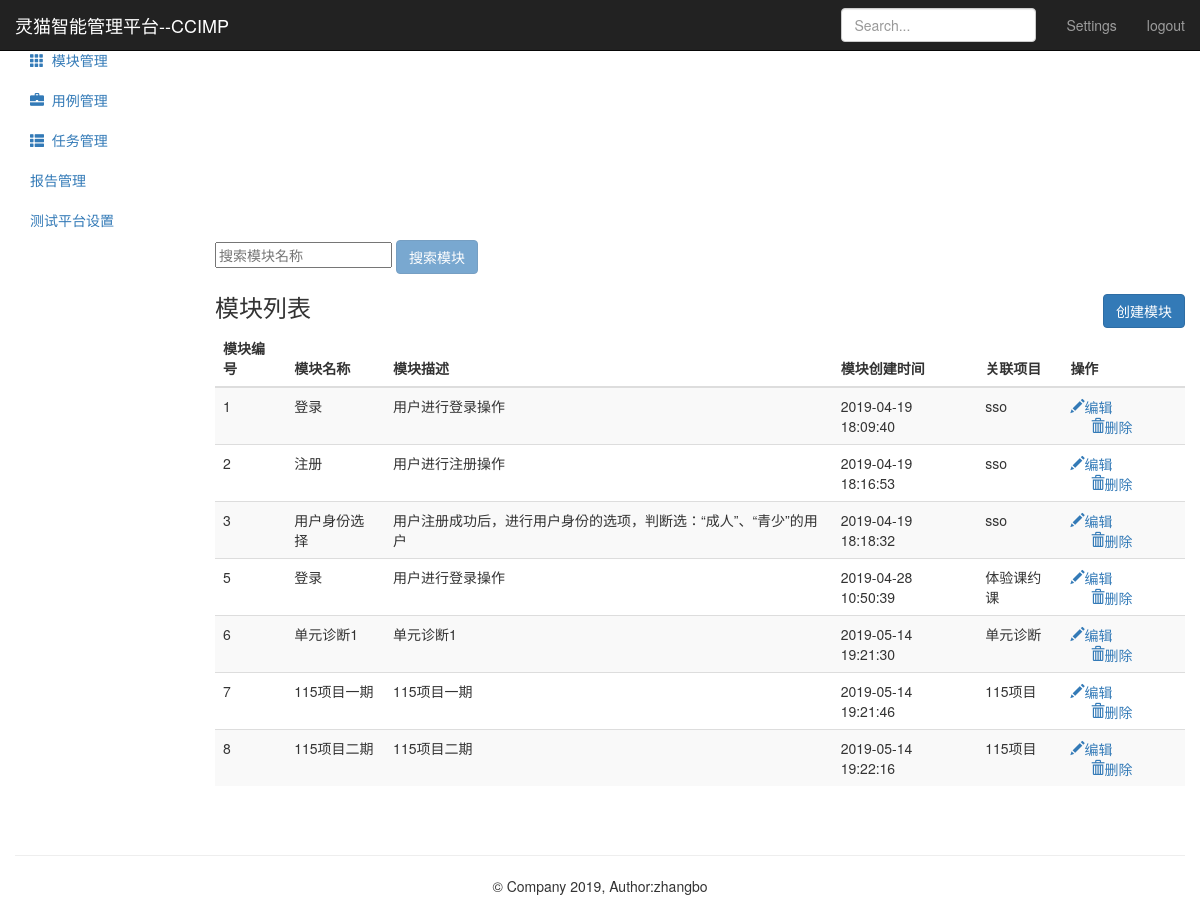
The app's page /module/ (signed in), older data.
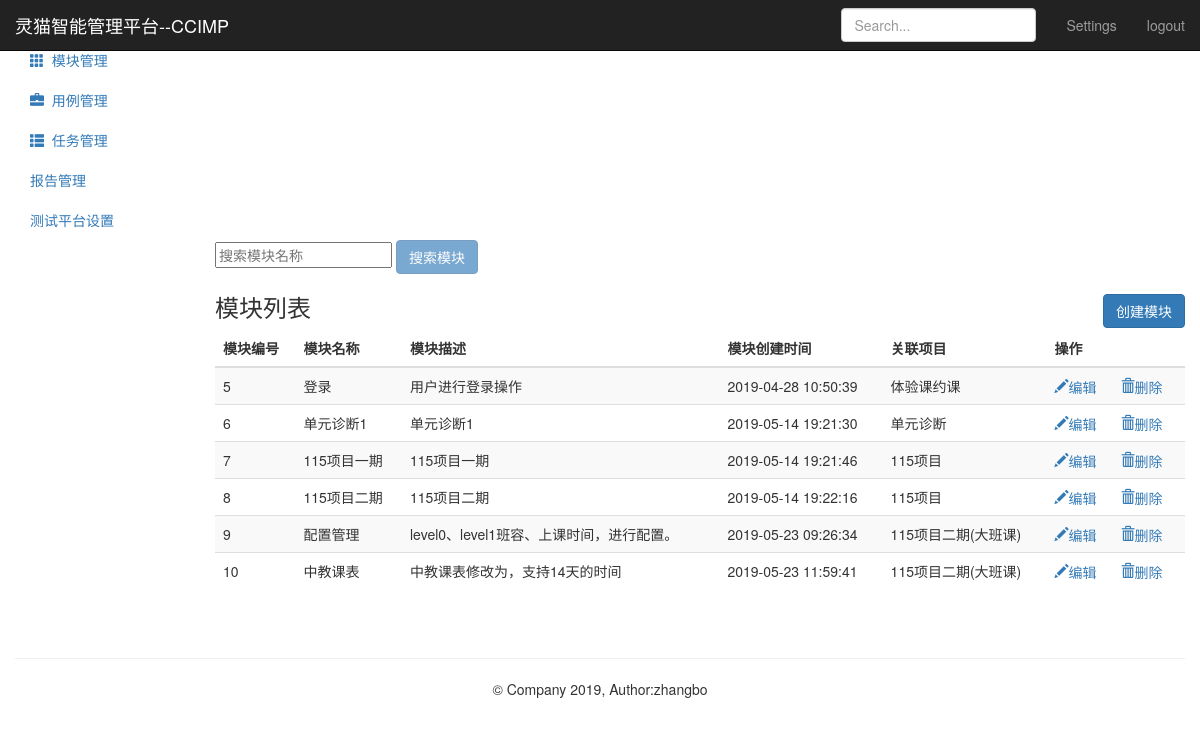
The same page, newer data.
### module_app/models.py (models this page shows, shortened)
class Module(models.Model):
      project = models.ForeignKey(Project,on_delete=models.CASCADE)
      name = models.CharField("名称",max_length=50,null=False)
      describe = models.TextField("描述",default="",max_length=50)
      create_time = models.DateTimeField(auto_now_add=True)

### project_app/models.py (models this page shows)
class Project(models.Model):
      name = models.CharField("名称",max_length=50,null=False)
      describe = models.TextField("描述",default="",max_length=50)
      status = models.BooleanField("状态",default=1)
      update_time = models.DateTimeField(auto_now=True)
      create_time = models.DateTimeField(auto_now_add=True)
      def __str__(self):
            return self.name

### module_app/views.py (the view)
# urls.py: path('' ,views.moduel_manage),
@login_required
def moduel_manage(request):
    module_all = Module.objects.all()
    return render(request,"module.html",{"modules":module_all,"type":"list"})

### templates/module.html (shortened to what the changed rows need)
{% extends "base.html" %}
{% block base %}
    <div class="container-fluid">
        <div class="row">
            <div class="col-sm-9 col-sm-offset-3 col-md-10 col-md-offset-2 main">
                {% if type == "list" %}
                <div class="table-responsive">
                    <table class="table table-striped">
                        <thead>
                            <tr>
                                <th>模块编号</th>
                                <th>模块名称</th>
                                <th>模块描述</th>
                                <th>模块创建时间</th>
                                <th>关联项目</th>
                                <th>操作</th>
                            </tr>
                        </thead>
                        <tbody>
                            {% for module in modules %}
                            <tr>
                                  <td>{{ module.id}}</td>
                                  <td>{{ module.name}}</td>
                                  <td>{{ module.describe}}</td>
                                  <td>{{ module.create_time | date:"Y-m-d H:i:s" }}</td>
                                  <td>{{ module.project}}</td>
                                  <td>
                                      <a href="/module/edit_module/{{ module.id }}/">
                                          <i class="glyphicon glyphicon-pencil">编辑</i>
                                      </a>
                                      <a href="/module/delete_module/{{ module.id }}/" style="margin-left:20px;">
                                          <i class="glyphicon glyphicon-trash">删除</i>
                                      </a>
                                  </td>
                            </tr>
                            {% endfor %}
                        </tbody>
                    </table>
                </div>
                {% endif %}
            </div>
      </div>
    </div>
{% endblock %}

Row changes from the older to the newer data that the page shows:
removed Module: id "1", name "登录", describe "用户进行登录操作", create_time "2019-04-19 18:09:40", project "sso"
removed Module: id "2", name "注册", describe "用户进行注册操作", create_time "2019-04-19 18:16:53", project "sso"
removed Module: id "3", name "用户身份选择", describe "用户注册成功后，进行用户身份的选项，判断选：“成人”、“青少”的用户", create_time "2019-04-19 18:18:32", project "sso"
added Module: id "9", name "配置管理", describe "level0、level1班容、上课时间，进行配置。", create_time "2019-05-23 09:26:34", project "115项目二期(大班课)"
added Module: id "10", name "中教课表", describe "中教课表修改为，支持14天的时间", create_time "2019-05-23 11:59:41", project "115项目二期(大班课)"
